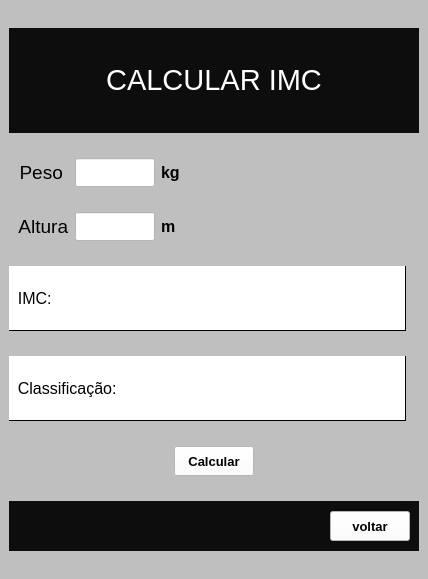
<?xml version="1.0" encoding="UTF-8"?>
<ui version="4.0">
 <class>MainWindow</class>
 <widget class="QMainWindow" name="MainWindow">
  <property name="geometry">
   <rect>
    <x>0</x>
    <y>0</y>
    <width>428</width>
    <height>579</height>
   </rect>
  </property>
  <property name="windowTitle">
   <string>MainWindow</string>
  </property>
  <property name="styleSheet">
   <string notr="true">background-color:#BFBFBF;</string>
  </property>
  <widget class="QWidget" name="centralwidget">
   <layout class="QVBoxLayout" name="verticalLayout">
    <item>
     <widget class="QLabel" name="label">
      <property name="sizePolicy">
       <sizepolicy hsizetype="MinimumExpanding" vsizetype="MinimumExpanding">
        <horstretch>0</horstretch>
        <verstretch>0</verstretch>
       </sizepolicy>
      </property>
      <property name="maximumSize">
       <size>
        <width>1600</width>
        <height>105</height>
       </size>
      </property>
      <property name="font">
       <font>
        <pointsize>22</pointsize>
       </font>
      </property>
      <property name="styleSheet">
       <string notr="true">background-color:#0D0D0D;
color: white;</string>
      </property>
      <property name="text">
       <string>&lt;html&gt;&lt;head/&gt;&lt;body&gt;&lt;p align=&quot;center&quot;&gt;CALCULAR IMC&lt;/p&gt;&lt;/body&gt;&lt;/html&gt;</string>
      </property>
     </widget>
    </item>
    <item>
     <layout class="QHBoxLayout" name="horizontalLayout_3">
      <item>
       <widget class="QLabel" name="label_4">
        <property name="maximumSize">
         <size>
          <width>60</width>
          <height>29</height>
         </size>
        </property>
        <property name="font">
         <font>
          <pointsize>14</pointsize>
         </font>
        </property>
        <property name="text">
         <string>  Peso</string>
        </property>
       </widget>
      </item>
      <item>
       <widget class="QLineEdit" name="txt_peso">
        <property name="enabled">
         <bool>true</bool>
        </property>
        <property name="sizePolicy">
         <sizepolicy hsizetype="Preferred" vsizetype="Preferred">
          <horstretch>0</horstretch>
          <verstretch>0</verstretch>
         </sizepolicy>
        </property>
        <property name="minimumSize">
         <size>
          <width>77</width>
          <height>19</height>
         </size>
        </property>
        <property name="maximumSize">
         <size>
          <width>80</width>
          <height>29</height>
         </size>
        </property>
        <property name="font">
         <font>
          <pointsize>12</pointsize>
          <strikeout>false</strikeout>
          <kerning>true</kerning>
         </font>
        </property>
        <property name="styleSheet">
         <string notr="true">background-color: rgb(255, 255, 255);</string>
        </property>
        <property name="inputMethodHints">
         <set>Qt::ImhPreferNumbers|Qt::ImhSensitiveData</set>
        </property>
        <property name="text">
         <string/>
        </property>
        <property name="maxLength">
         <number>5</number>
        </property>
        <property name="cursorPosition">
         <number>0</number>
        </property>
        <property name="clearButtonEnabled">
         <bool>true</bool>
        </property>
       </widget>
      </item>
      <item>
       <widget class="QLabel" name="label_11">
        <property name="maximumSize">
         <size>
          <width>16777215</width>
          <height>29</height>
         </size>
        </property>
        <property name="font">
         <font>
          <pointsize>12</pointsize>
          <weight>75</weight>
          <bold>true</bold>
         </font>
        </property>
        <property name="text">
         <string>kg</string>
        </property>
       </widget>
      </item>
     </layout>
    </item>
    <item>
     <layout class="QHBoxLayout" name="horizontalLayout_4">
      <item>
       <widget class="QLabel" name="label_3">
        <property name="sizePolicy">
         <sizepolicy hsizetype="Minimum" vsizetype="Minimum">
          <horstretch>0</horstretch>
          <verstretch>0</verstretch>
         </sizepolicy>
        </property>
        <property name="maximumSize">
         <size>
          <width>60</width>
          <height>29</height>
         </size>
        </property>
        <property name="font">
         <font>
          <pointsize>14</pointsize>
          <weight>50</weight>
          <bold>false</bold>
         </font>
        </property>
        <property name="text">
         <string>  Altura</string>
        </property>
       </widget>
      </item>
      <item>
       <widget class="QLineEdit" name="txt_altura">
        <property name="sizePolicy">
         <sizepolicy hsizetype="Preferred" vsizetype="Preferred">
          <horstretch>0</horstretch>
          <verstretch>0</verstretch>
         </sizepolicy>
        </property>
        <property name="minimumSize">
         <size>
          <width>77</width>
          <height>19</height>
         </size>
        </property>
        <property name="maximumSize">
         <size>
          <width>80</width>
          <height>29</height>
         </size>
        </property>
        <property name="font">
         <font>
          <pointsize>12</pointsize>
         </font>
        </property>
        <property name="styleSheet">
         <string notr="true">background-color: rgb(255, 255, 255);</string>
        </property>
        <property name="text">
         <string/>
        </property>
        <property name="maxLength">
         <number>5</number>
        </property>
        <property name="alignment">
         <set>Qt::AlignBottom|Qt::AlignLeading|Qt::AlignLeft</set>
        </property>
        <property name="clearButtonEnabled">
         <bool>true</bool>
        </property>
       </widget>
      </item>
      <item>
       <widget class="QLabel" name="label_10">
        <property name="maximumSize">
         <size>
          <width>16777215</width>
          <height>29</height>
         </size>
        </property>
        <property name="font">
         <font>
          <pointsize>12</pointsize>
          <weight>75</weight>
          <bold>true</bold>
         </font>
        </property>
        <property name="text">
         <string>m</string>
        </property>
       </widget>
      </item>
     </layout>
    </item>
    <item>
     <layout class="QHBoxLayout" name="horizontalLayout">
      <item>
       <widget class="QLabel" name="label_resultado">
        <property name="sizePolicy">
         <sizepolicy hsizetype="MinimumExpanding" vsizetype="MinimumExpanding">
          <horstretch>0</horstretch>
          <verstretch>0</verstretch>
         </sizepolicy>
        </property>
        <property name="minimumSize">
         <size>
          <width>196</width>
          <height>32</height>
         </size>
        </property>
        <property name="maximumSize">
         <size>
          <width>1600</width>
          <height>65</height>
         </size>
        </property>
        <property name="font">
         <font>
          <pointsize>12</pointsize>
          <weight>50</weight>
          <bold>false</bold>
         </font>
        </property>
        <property name="styleSheet">
         <string notr="true">color: black;
background-color: white;
border-right: 1px solid;
	border-right-color: black;
border-bottom: 1px solid;
	border-bottom-color: black;

</string>
        </property>
        <property name="inputMethodHints">
         <set>Qt::ImhNone</set>
        </property>
        <property name="lineWidth">
         <number>1</number>
        </property>
        <property name="text">
         <string extracomment=" ">  IMC: </string>
        </property>
        <property name="margin">
         <number>2</number>
        </property>
       </widget>
      </item>
      <item>
       <widget class="QLabel" name="label_8">
        <property name="text">
         <string/>
        </property>
       </widget>
      </item>
     </layout>
    </item>
    <item>
     <layout class="QHBoxLayout" name="horizontalLayout_2">
      <item>
       <widget class="QLabel" name="label_mensagem">
        <property name="sizePolicy">
         <sizepolicy hsizetype="MinimumExpanding" vsizetype="MinimumExpanding">
          <horstretch>0</horstretch>
          <verstretch>0</verstretch>
         </sizepolicy>
        </property>
        <property name="minimumSize">
         <size>
          <width>196</width>
          <height>32</height>
         </size>
        </property>
        <property name="maximumSize">
         <size>
          <width>1600</width>
          <height>65</height>
         </size>
        </property>
        <property name="font">
         <font>
          <pointsize>12</pointsize>
          <weight>50</weight>
          <bold>false</bold>
         </font>
        </property>
        <property name="styleSheet">
         <string notr="true">color: black;
background-color: white;
border-right: 1px solid;
	border-right-color: black;
border-bottom: 1px solid;
	border-bottom-color: black;

</string>
        </property>
        <property name="text">
         <string>  Classificação:</string>
        </property>
        <property name="margin">
         <number>2</number>
        </property>
       </widget>
      </item>
      <item>
       <widget class="QLabel" name="label_9">
        <property name="text">
         <string/>
        </property>
       </widget>
      </item>
     </layout>
    </item>
    <item>
     <layout class="QHBoxLayout" name="horizontalLayout_5">
      <item>
       <widget class="QLabel" name="label_7">
        <property name="text">
         <string/>
        </property>
       </widget>
      </item>
      <item>
       <widget class="QPushButton" name="btn_calcular">
        <property name="sizePolicy">
         <sizepolicy hsizetype="MinimumExpanding" vsizetype="MinimumExpanding">
          <horstretch>0</horstretch>
          <verstretch>0</verstretch>
         </sizepolicy>
        </property>
        <property name="minimumSize">
         <size>
          <width>50</width>
          <height>30</height>
         </size>
        </property>
        <property name="maximumSize">
         <size>
          <width>80</width>
          <height>30</height>
         </size>
        </property>
        <property name="font">
         <font>
          <pointsize>10</pointsize>
          <weight>75</weight>
          <bold>true</bold>
         </font>
        </property>
        <property name="styleSheet">
         <string notr="true">background-color: rgb(255, 255, 255);</string>
        </property>
        <property name="text">
         <string>Calcular</string>
        </property>
       </widget>
      </item>
      <item>
       <widget class="QLabel" name="label_6">
        <property name="text">
         <string/>
        </property>
       </widget>
      </item>
     </layout>
    </item>
    <item>
     <widget class="QWidget" name="widget" native="true">
      <property name="sizePolicy">
       <sizepolicy hsizetype="MinimumExpanding" vsizetype="MinimumExpanding">
        <horstretch>0</horstretch>
        <verstretch>0</verstretch>
       </sizepolicy>
      </property>
      <property name="maximumSize">
       <size>
        <width>16777215</width>
        <height>50</height>
       </size>
      </property>
      <property name="baseSize">
       <size>
        <width>0</width>
        <height>1</height>
       </size>
      </property>
      <property name="styleSheet">
       <string notr="true">background-color: rgb(13, 13, 13);</string>
      </property>
      <layout class="QVBoxLayout" name="verticalLayout_2">
       <item>
        <layout class="QHBoxLayout" name="horizontalLayout_6">
         <item>
          <widget class="QLabel" name="label_12">
           <property name="text">
            <string/>
           </property>
          </widget>
         </item>
         <item>
          <widget class="QLabel" name="label_13">
           <property name="text">
            <string/>
           </property>
          </widget>
         </item>
         <item>
          <widget class="QPushButton" name="btn_voltar">
           <property name="enabled">
            <bool>true</bool>
           </property>
           <property name="sizePolicy">
            <sizepolicy hsizetype="MinimumExpanding" vsizetype="MinimumExpanding">
             <horstretch>0</horstretch>
             <verstretch>0</verstretch>
            </sizepolicy>
           </property>
           <property name="minimumSize">
            <size>
             <width>0</width>
             <height>30</height>
            </size>
           </property>
           <property name="maximumSize">
            <size>
             <width>80</width>
             <height>30</height>
            </size>
           </property>
           <property name="font">
            <font>
             <pointsize>10</pointsize>
             <weight>75</weight>
             <bold>true</bold>
            </font>
           </property>
           <property name="styleSheet">
            <string notr="true">background-color: white;</string>
           </property>
           <property name="text">
            <string>voltar</string>
           </property>
          </widget>
         </item>
        </layout>
       </item>
      </layout>
     </widget>
    </item>
   </layout>
  </widget>
 </widget>
 <resources/>
 <connections/>
</ui>
